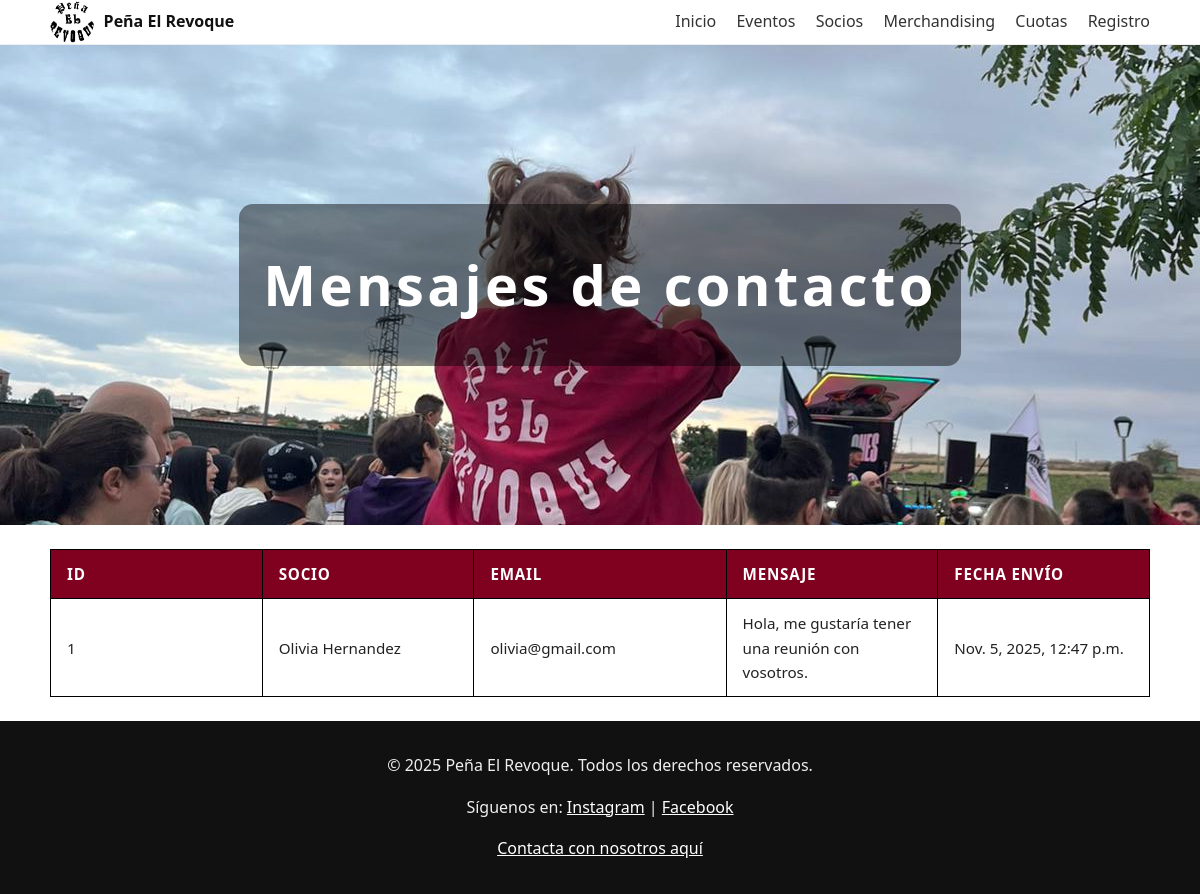
The page /contacto/mensajes/ (signed in) on the database its author committed.
### appProjectDjango/models.py (models this page shows, shortened)
class Contacto(models.Model):
    socio = models.ForeignKey('Socio', on_delete=models.SET_NULL, null=True, blank=True)
    email = models.EmailField()
    mensaje = models.TextField()
    fecha_envio = models.DateTimeField(auto_now_add=True)
    class Meta:
        db_table = "Contactos"

class Socio(models.Model):
    TIPO_SOCIO_CHOICES = [
        ('menor', 'Menor'),
        ('socio', 'Socio'),
        ('nuevo', 'Nuevo'),
    ]
    nombre = models.CharField(max_length=100)
    apellido = models.CharField(max_length=100, null=True, blank=True)
    segundo_apellido = models.CharField(max_length=100, blank=True, null=True)
    mayor13 = models.BooleanField(default=True)
    fecha_nacimiento = models.DateField(blank=True, null=True)
    tipo_socio = models.CharField(max_length=20, choices=TIPO_SOCIO_CHOICES, default='nuevo')
    email = models.EmailField(unique=True)
    password = models.CharField(max_length=128, null=True, blank=True)
    telefono = models.CharField(max_length=20)
    class Meta:
        db_table = "Socios"

### appProjectDjango/views.py (the view)
# urls.py: path('contacto/mensajes/', VerMensajesView.as_view(), name='ver_mensajes'),
class VerMensajesView(UserPassesTestMixin, ListView):
    model = Contacto
    template_name = "ver_mensajes.html"
    context_object_name = "mensajes"
    def test_func(self):
        return self.request.user.is_superuser
    def get_queryset(self):
        return Contacto.objects.select_related('socio').all().order_by('-fecha_envio')

### appProjectDjango/templates/ver_mensajes.html (shortened to what this page needs)
{% load static %}
<!DOCTYPE html>
<html lang="es">
<head>
  <link rel="stylesheet" href="{% static 'css/styles.css' %}">
</head>
<body>
<header class="site-header">
  <div class="wrap">
    <a class="brand" href="{% url 'index' %}">
      <img src="{% static 'img/iconos/peña.jpg' %}" alt="Logo" class="brand-logo">
      <span>Peña El Revoque</span>
    </a>
    <nav class="main-nav">
      <a href="{% url 'index' %}">Inicio</a>
      <a href="{% url 'eventos' %}">Eventos</a>
      <a href="{% url 'socios' %}">Socios</a>
      <a href="{% url 'merchandising' %}">Merchandising</a>
      <a href="{% url 'cuotas' %}">Cuotas</a>
      <a href="{% url 'registros' %}">Registro</a>
    </nav>
  </div>
</header>
<section class="hero">
  <div class="hero-inner">
    <h1>Mensajes de contacto</h1>
  </div>
</section>
<main class="wrap">
  {% if mensajes %}
  <table id="cuotas" style="width:100%;">
    <thead>
      <tr>
        <th>ID</th>
        <th>Socio</th>
        <th>Email</th>
        <th>Mensaje</th>
        <th>Fecha envío</th>
      </tr>
    </thead>
    <tbody>
      {% for mensaje in mensajes %}
      <tr>
        <td>{{ mensaje.id }}</td>
        <td>{{ mensaje.socio.nombre }} {{ mensaje.socio.apellido }}</td>
        <td>{{ mensaje.email }}</td>
        <td>{{ mensaje.mensaje }}</td>
        <td>{{ mensaje.fecha_envio }}</td>
      </tr>
      {% endfor %}
    </tbody>
  </table>
  {% else %}
    <p>No hay mensajes registrados.</p>
  {% endif %}
</main>
<footer class="site-footer">
    <p>&copy; 2025 Peña El Revoque. Todos los derechos reservados.</p>
    <p>Síguenos en:
        <a href="https://www.instagram.com/hervias_larioja" target="_blank">Instagram</a> |
        <a href="https://www.facebook.com/elrevoquehervias" target="_blank">Facebook</a>
    </p>
    <p><a href="{% url 'contacto' %}">Contacta con nosotros aquí</a></p>
</footer>
</body>
</html>

### appProjectDjango/static/css/styles.css (style rules this page uses)
:root { --vino:#7a0020; --gris:#f2f2f4; --max:1100px; }
html { scroll-behavior: smooth; }
body { margin:0; font-family: system-ui, sans-serif; line-height:1.6; color:#222; }
.wrap { max-width: var(--max); margin:0 auto; padding:0 1rem; }
.site-header { background:#fff; border-bottom:1px solid #eee; position:sticky; top:0; z-index:20; }
.site-header .wrap { display:flex; align-items:center; justify-content:space-between; }
.brand { display:flex; align-items:center; gap:.6rem; text-decoration:none; color:#111; font-weight:700; }
.brand-logo { width:44px; height:44px; border-radius:50%; object-fit:cover; }
.main-nav a { margin-left:1rem; text-decoration:none; color:#333; }
.hero { min-height: 60vh; background: url("../img/nosotros/foto_alaia.jpg") center/cover no-repeat, #333; display:grid; place-items:center; text-align:center; color:#fff; }
.hero-inner { background:rgba(0,0,0,.45); padding:2rem 1.5rem; border-radius:14px; }
.hero h1 { margin:.25rem 0; letter-spacing:.06em; font-size: clamp(28px, 6vw, 56px); }
.site-footer { background:#111; color:#eee; text-align:center; padding:1rem; }
.site-footer a { color:#fff; }
h1, h2 { text-align: center; }
table { width: 100%; border-collapse: collapse; font-size: 0.95rem; border-spacing: 20px; margin: 1.5rem auto; }
th, td { border: 1.5px solid black; padding: 0.75rem 1rem; text-align: left; width: 100px; }
th { background-color: #800020; color: #fff; text-transform: uppercase; letter-spacing: 0.05em; }

### rows shown on the page
Contacto: id "1", socio.nombre "Olivia", socio.apellido "Hernandez", email "olivia@gmail.com", mensaje "Hola, me gustaría tener una reunión con vosotros.", fecha_envio "Nov. 5, 2025, 12:47 p.m."
